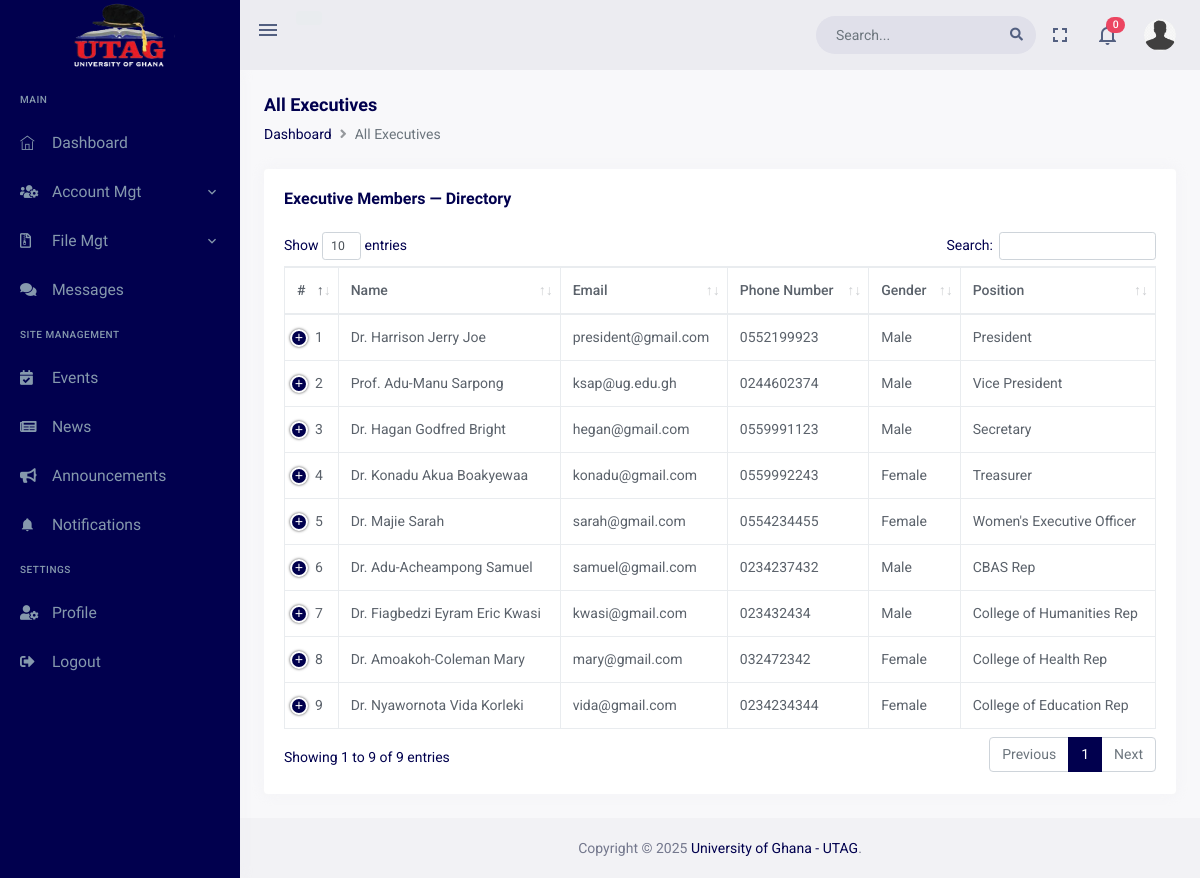
Page /dashboard/executives/executive_members (signed in) on the committed database.
### accounts/models.py (models this page shows, shortened)
class User(AbstractBaseUser, PermissionsMixin):
    TITLE_CHOICES = (
        ('Prof.', 'Prof.'),
        ("Prof. (Mrs.)", "Prof. (Mrs.)"),
        ('Dr.', 'Dr.'),
        ("Dr. (Alhaji)", "Dr. (Alhaji)"),
        ('Mr.', 'Mr.'),
        ('Mrs.', 'Mrs.'),
    )
    GENDER_CHOICES = (
        ('Male', 'Male'),
        ('Female', 'Female')
    )
    EXECUTIVE_POSITION_CHOICES = (
        ('President', 'President'),
        ('Vice President', 'Vice President'),
        ('Secretary', 'Secretary'),
        ('Treasurer', 'Treasurer'),
        ("Women's Executive Officer", "Women's Executive Officer"),
        ('Past President', 'Past President'),
        ('CBAS Rep', 'CBAS Rep'),
        ('College of Humanities Rep', 'College of Humanities Rep'),
        ('College of Health Rep', 'College of Health Rep'),
        ("College of Education Rep", "College of Education Rep"),
    )
    staff_id = models.CharField(max_length=20, unique=True, blank=True, null=True)
    title = models.CharField(max_length=15, choices=TITLE_CHOICES)
    other_name = models.CharField(max_length=30)
    surname = models.CharField(max_length=30)
    gender = models.CharField(max_length=10, choices=GENDER_CHOICES)
    profile_pic = models.ImageField(upload_to='profile_pictures/', blank=True, null=True)
    email = models.EmailField(unique=True)
    email_sent = models.BooleanField(default=False)
    phone_number = models.CharField(max_length=15, blank=True, null=True)
    school = models.ForeignKey(School, on_delete=models.SET_NULL, null=True, blank=True, related_name='users')
    college = models.ForeignKey(College, on_delete=models.SET_NULL, null=True, blank=True, related_name='users')
    department = models.ForeignKey(Department, on_delete=models.SET_NULL, null=True, blank=True, related_name='users')
    created_from_dashboard = models.BooleanField(default=False)
    created_by = models.ForeignKey('self', on_delete=models.CASCADE, blank=True, null=True)
    is_bulk_creation = models.BooleanField(default=False)
    created_at = models.DateTimeField(auto_now_add=True)
    updated_at = models.DateTimeField(auto_now=True)
    is_staff = models.BooleanField(default=False)
    is_superuser = models.BooleanField(default=False)
    executive_image = models.ImageField(upload_to='executive_images/', blank=True, null=True)
    executive_position = models.CharField(max_length=30, choices=EXECUTIVE_POSITION_CHOICES, blank=True, null=True)
    fb_profile_url = models.URLField(blank=True, null=True)
    twitter_profile_url = models.URLField(blank=True, null=True)
    linkedin_profile_url = models.URLField(blank=True, null=True)
    date_appointed = models.DateField(null=True, blank=True)
    date_ended = models.DateField(null=True, blank=True) # 2 years after appointment
    executive_terms = models.PositiveSmallIntegerField(default=1)
    is_active_executive = models.BooleanField(default=False)
    objects = UserManager()
    USERNAME_FIELD = 'email'
    REQUIRED_FIELDS = ['title', 'other_name', 'surname', 'gender']
    def get_full_name(self):
        return f'{self.title} {self.surname} {self.other_name}'
    def get_short_name(self):
        return self.other_name
    @property
    def expiry_date(self):
        if not self.date_appointed:
            return None
        try:
            return self.date_appointed.replace(year=self.date_appointed.year + 2)
        except Exception:
            from datetime import date
            return date(self.date_appointed.year + 2, self.date_appointed.month, self.date_appointed.day - 1)
    @property
    def executive_status(self):
        if self.is_active_executive:
            term = self.executive_terms or 1
            if term == 1:
                return 'Current (1st Term)'
            elif term == 2:
                return 'Current (2nd Term)'
            else:
                return f'Current ({term}th Term)'
        if self.executive_position or self.date_appointed or self.date_ended:
            return 'Past Executive'
        return ''
    def get_executive_image_url(self):
        return self.executive_image.url if self.executive_image else None
    def is_admin(self):
        return self.groups.filter(name='Admin').exists() or self.is_superuser
    class Meta:
        permissions = [
        ('view_dashboard', 'Can view dashboard'),
        ('add_admin', 'Can add admin'),
        ('change_admin', 'Can change admin'),
        ('delete_admin', 'Can delete admin'),
        ('view_admin', 'Can view admin'),
        ('add_executive', 'Can add executive'),
        ('change_executive', 'Can change executive'),
        ('delete_executive', 'Can delete executive'),
        ('view_executive', 'Can view executive'),
        ('add_member', 'Can add member'),
        ('change_member', 'Can change member'),
        ('delete_member', 'Can delete member'),
        ('view_member', 'Can view member'),
        ]

### dashboard/views/executives.py (the view)
# urls.py: path('executives/executive_members',views.ExecutiveMembersView.as_view(), name='executive_members'),
class ExecutiveMembersView(PermissionRequiredMixin,View):
    template_name = 'dashboard_pages/executive_members.html'
    permission_required = 'accounts.view_dashboard'
    @method_decorator(MustLogin)
    def get(self, request):
        executive_officers = User.objects.filter(executive_position__in=executive_committee_members_position_order, is_active_executive=True)
        executive_officers = sorted(executive_officers, key=lambda x: executive_committee_members_position_order.index(x.executive_position) if x.executive_position in executive_committee_members_position_order else len(executive_committee_members_position_order))
        members = User.objects.all()
        notifications = Notification.objects.filter(user=request.user).order_by('-created_at')[:5]
        notification_count = Notification.objects.filter(user=request.user, status='UNREAD').count()
        context = {
            'executive_officers': executive_officers,
            'members': members,
            'notifications': notifications,
            'notification_count': notification_count,
        }
        return render(request, self.template_name, context)

### dashboard/templates/dashboard_pages/executive_members.html (shortened to what this page needs)
{% extends "base/dashboard_base.html" %}
{% load static %}
{% block content %}
    <div class="page-content">
        <div class="container-fluid">
            <div class="page-title-box">
                <div class="row align-items-center">
                    <div class="col-md-8">
                        <h6 class="page-title">All Executives</h6>
                        <ol class="breadcrumb m-0">
                            <li class="breadcrumb-item">
                                <a href="{% url 'dashboard:dashboard' %}">Dashboard</a>
                            </li>
                            <li class="breadcrumb-item active" aria-current="page">All Executives</li>
                        </ol>
                    </div>
                </div>
            </div>
            <div class="row">
                <div class="col-12">
                    <div class="card">
                        <div class="card-body">
                            <div class="row align-items-center">
                                <div class="col-md-8">
                                    <h4 class="card-title">Executive Members — Directory</h4>
                                </div>
                            </div>
                            <div class="mt-3">
                                <table id="datatable"
                                       class="table table-bordered dt-responsive nowrap"
                                       style="border-collapse: collapse;
                                              border-spacing: 0;
                                              width: 100%">
                                    <thead>
                                        <tr>
                                            <th>#</th>
                                            <th>Name</th>
                                            <th>Email</th>
                                            <th>Phone Number</th>
                                            <th>Gender</th>
                                            <th>Position</th>
                                        </tr>
                                    </thead>
                                    <tbody>
                                        {% for executive in executive_officers %}
                                            <tr>
                                                <td>{{ forloop.counter }}</td>
                                                <td>{{ executive.get_full_name }}</td>
                                                <td>{{ executive.email }}</td>
                                                <td>{{ executive.phone_number }}</td>
                                                <td>{{ executive.gender }}</td>
                                                <td>{{ executive.executive_position }}</td>
                                            </tr>
                                        {% endfor %}
                                    </tbody>
                                </table>
                            </div>
                        </div>
                    </div>
                </div>
            </div>
        </div>
    </div>
{% endblock content %}
{% block my_styles %}
    <link href="{% static 'dashboard/assets/libs/datatables.net-bs4/css/dataTables.bootstrap4.min.css' %}"
          rel="stylesheet"
          type="text/css">
    <link href="{% static 'dashboard/assets/libs/datatables.net-buttons-bs4/css/buttons.bootstrap4.min.css' %}"
          rel="stylesheet"
          type="text/css">
    <link href="{% static 'dashboard/assets/libs/datatables.net-responsive-bs4/css/responsive.bootstrap4.min.css' %}"
          rel="stylesheet"
          type="text/css">
{% endblock my_styles %}

### rows in the picture
User: get_full_name "Dr. Harrison Jerry Joe", email "president@gmail.com", phone_number "0552199923", gender "Male", executive_position "President"
User: get_full_name "Prof. Adu-Manu Sarpong", email "ksap@ug.edu.gh", phone_number "0244602374", gender "Male", executive_position "Vice President"
User: get_full_name "Dr. Hagan Godfred Bright", email "hegan@gmail.com", phone_number "0559991123", gender "Male", executive_position "Secretary"
User: get_full_name "Dr. Konadu Akua Boakyewaa", email "konadu@gmail.com", phone_number "0559992243", gender "Female", executive_position "Treasurer"
User: get_full_name "Dr. Majie Sarah", email "sarah@gmail.com", phone_number "0554234455", gender "Female", executive_position "Women's Executive Officer"
User: get_full_name "Dr. Adu-Acheampong Samuel", email "samuel@gmail.com", phone_number "0234237432", gender "Male", executive_position "CBAS Rep"
User: get_full_name "Dr. Fiagbedzi Eyram Eric Kwasi", email "kwasi@gmail.com", phone_number "023432434", gender "Male", executive_position "College of Humanities Rep"
User: get_full_name "Dr. Amoakoh-Coleman Mary", email "mary@gmail.com", phone_number "032472342", gender "Female", executive_position "College of Health Rep"
User: get_full_name "Dr. Nyawornota Vida Korleki", email "vida@gmail.com", phone_number "0234234344", gender "Female", executive_position "College of Education Rep"

### other values in the picture
{{ notification_count }} "0"
